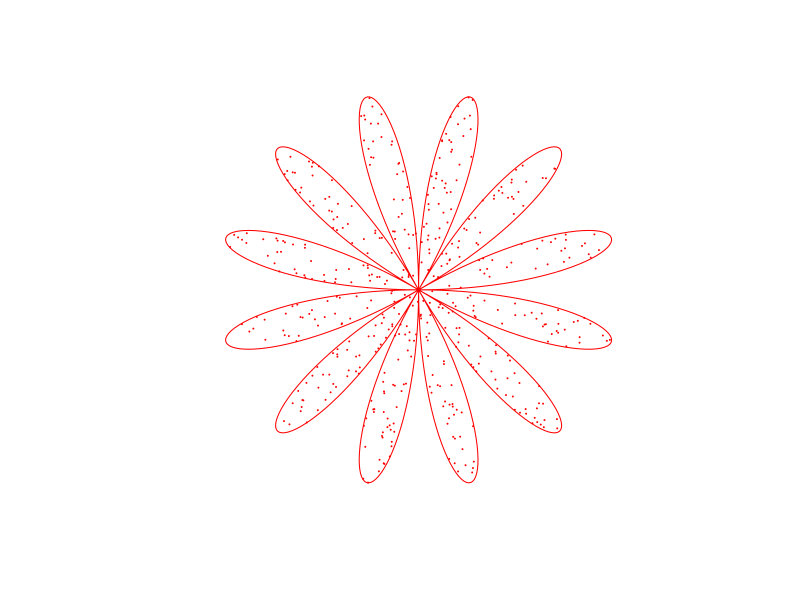

Reproduce this figure in R.
#
# Generating uniform random vectors over a rose
# Author: galaa
# Created on 2021/03/22 12:30:00
#

k <- 6

X <- t(replicate(n = 500, expr = {
  if (k == 0)
    stop("k != 0")
  repeat {
    x <- runif(n = 1, "min" = -2, "max" = 2)
    y <- runif(n = 1, "min" = -2, "max" = 2)
    if (k %% 2 == 0) {
      if (x^2+y^2 < 4*sin(k*atan(y/x))^2)
        return(c(x,y))
    } else {
      if (sqrt(x^2+y^2) < 2*sin(k*atan(y/x))) {
        if (x < 0)
          y <- - y
        return(c(x,y))
      }
    }
  }
}))
plot(X, cex = 0.1, col = "red", xlab = "", ylab = "", asp = 1, axes = FALSE)

(function () {
  if (k == 0)
    stop("k != 0")
  phi <- seq(from = 0, to = 2 * pi, "length.out" = 600)
  r <- 2 * sin( k * phi )
  points(
    cbind(
      r * cos(phi),
      r * sin(phi)
    ),
    type = "l", col = "red"
  )
})()